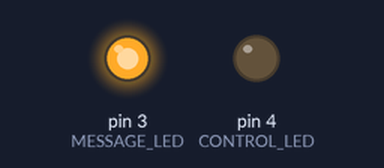
Bench run of a sketch on a simulated Arduino Uno, built with avr-gcc and run on an emulated ATmega328P. On the bench: output pins drawn as LEDs (lit = HIGH).

Above: at 4.2 s.
At 19.95 s:
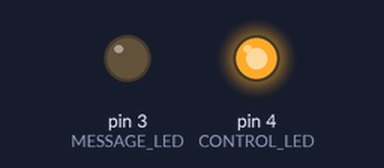
At 35.8 s:
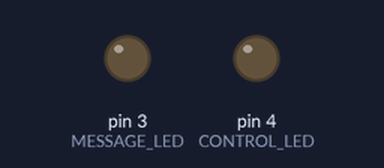
Timing chart, 0 to 40.0 s (numbered marks = the images above):
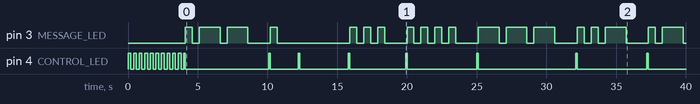

The sketch:

platypusconMessage.ino
```cpp
/**
 * platypusconMessage
 * 08.09.2016
 * idont
 * Encodes a message into morse and flashes it on the msg LED
 * The other LED stream works as a control message stream
 * (indicates start of a new char, or the whole msg)
 */

// pins
const int MESSAGE_LED = 3;
const int CONTROL_LED = 4;

// Set message
char msg[] = "We should all celebrate with extrabacon and epicbanana for breakfast. Tinfoilhat much?";

// Set up lengths of various properties - everything is based around dot
int dot = 500;              // short signal (aka dot)
int dash = dot * 3;         // long signal (aka dash)
int partSpace = dot;        // space between each part of a character
int charSpace = dot * 3;    // space between each character
int wordSpace = dot * 7;    // space between each word


void setup() {
  // Set output pins (no inputs for now)
  pinMode(MESSAGE_LED, OUTPUT);
  pinMode(CONTROL_LED, OUTPUT);
}


void loop() {
  // Flash to indicate the start of the message
  for (int i = 0; i < 10; i++) {
    digitalWrite(CONTROL_LED, HIGH);
    delay(200);
    digitalWrite(CONTROL_LED, LOW);
    delay(200);
  }

  // Fix the character
  for (int i = 0; i < sizeof(msg); i++) {
    char currChar = msg[i];
    currChar = toUpperCase(currChar);
    // Indicate a new character through the control LED
    digitalWrite(CONTROL_LED, HIGH);
    delay(100);
    digitalWrite(CONTROL_LED, LOW);
    encChar(currChar);
  }
}


// Encodes a character to morse and outputs it to the right LED
void encChar(char c) {
  switch (c) {
    case 'A':
      morseDot();
      delay(partSpace);
      morseDash();
      delay(charSpace);
      break;

    case 'B':
      morseDash();
      delay(partSpace);
      morseDot();
      delay(partSpace);
      morseDot();
      delay(partSpace);
      morseDot();
      delay(charSpace);
      break;

    case 'C':
      morseDash();
      delay(partSpace);
      morseDot();
      delay(partSpace);
      morseDash();
      delay(partSpace);
      morseDot();
      delay(charSpace);
      break;

    case 'D':
      morseDash();
      delay(partSpace);
      morseDot();
      delay(partSpace);
      morseDot();
      delay(charSpace);
      break;

    case 'E':
      morseDot();
      delay(charSpace);
      break;

    case 'F':
      morseDot();
      delay(partSpace);
      morseDot();
      delay(partSpace);
      morseDash();
      delay(partSpace);
      morseDot();
      delay(charSpace);
      break;

    case 'G':
      morseDash();
      delay(partSpace);
      morseDash();
      delay(partSpace);
      morseDot();
      delay(charSpace);
      break;

    case 'H':
      morseDot();
      delay(partSpace);
      morseDot();
      delay(partSpace);
      morseDot();
      delay(partSpace);
      morseDot();
      delay(charSpace);
      break;

    case 'I':
      morseDot();
      delay(partSpace);
      morseDot();
      delay(charSpace);
      break;

    case 'J':
      morseDot();
      delay(partSpace);
      morseDash();
      delay(partSpace);
      morseDash();
      delay(partSpace);
      morseDash();
      delay(charSpace);
      break;

    case 'K':
      morseDash();
      delay(partSpace);
      morseDot();
      delay(partSpace);
      morseDash();
      delay(charSpace);
      break;

    case 'L':
      morseDot();
      delay(partSpace);
      morseDash();
      delay(partSpace);
      morseDot();
      delay(partSpace);
      morseDot();
      delay(charSpace);
      break;

    case 'M':
      morseDash();
      delay(partSpace);
      morseDash();
      delay(charSpace);
      break;

    case 'N':
      morseDash();
      delay(partSpace);
      morseDot();
      delay(charSpace);
      break;

    case 'O':
      morseDash();
      delay(partSpace);
      morseDash();
      delay(partSpace);
      morseDash();
      delay(charSpace);
      break;

    case 'P':
      morseDot();
      delay(partSpace);
      morseDash();
      delay(partSpace);
      morseDash();
      delay(partSpace);
      morseDot();
      delay(charSpace);
      break;

    case 'Q':
      morseDash();
      delay(partSpace);
      morseDash();
      delay(partSpace);
      morseDot();
      delay(partSpace);
      morseDash();
      delay(charSpace);
      break;

    case 'R':
      morseDot();
      delay(partSpace);
      morseDash();
      delay(partSpace);
      morseDot();
      delay(charSpace);
      break;

    case 'S':
      morseDot();
      delay(partSpace);
      morseDot();
      delay(partSpace);
      morseDot();
      delay(charSpace);
      break;

    case 'T':
      morseDash();
      delay(charSpace);
      break;

    case 'U':
      morseDot();
      delay(partSpace);
      morseDot();
      delay(partSpace);
      morseDash();
      delay(charSpace);
      break;

    case 'V':
      morseDot();
      delay(partSpace);
      morseDot();
      delay(partSpace);
      morseDot();
      delay(partSpace);
      morseDash();
      delay(charSpace);
      break;

    case 'W':
      morseDot();
      delay(partSpace);
      morseDash();
      delay(partSpace);
      morseDash();
      delay(charSpace);
      break;

    case 'X':
      morseDash();
      delay(partSpace);
      morseDot();
      delay(partSpace);
      morseDot();
      delay(partSpace);
      morseDash();
      delay(charSpace);
      break;

    case 'Y':
      morseDash();
      delay(partSpace);
      morseDot();
      delay(partSpace);
      morseDash();
      delay(partSpace);
      morseDash();
      delay(charSpace);
      break;

    case 'Z':
      morseDash();
      delay(partSpace);
      morseDash();
      delay(partSpace);
      morseDot();
      delay(partSpace);
      morseDot();
      delay(charSpace);
      break;

    case '.':
      morseDot();
      delay(partSpace);
      morseDash();
      delay(partSpace);
      morseDot();
      delay(partSpace);
      morseDash();
      delay(partSpace);
      morseDot();
      delay(partSpace);
      morseDash();
      delay(charSpace);
      break;

    case ',':
      morseDash();
      delay(partSpace);
      morseDash();
      delay(partSpace);
      morseDot();
      delay(partSpace);
      morseDot();
      delay(partSpace);
      morseDash();
      delay(partSpace);
      morseDash();
      delay(charSpace);
      break;

    case '\'':
      morseDot();
      delay(partSpace);
      morseDash();
      delay(partSpace);
      morseDash();
      delay(partSpace);
      morseDash();
      delay(partSpace);
      morseDash();
      delay(partSpace);
      morseDot();
      delay(charSpace);
      break;

    case '"':
      morseDot();
      delay(partSpace);
      morseDash();
      delay(partSpace);
      morseDot();
      delay(partSpace);
      morseDot();
      delay(partSpace);
      morseDash();
      delay(partSpace);
      morseDot();
      delay(charSpace);
      break;

    case '?':
      morseDot();
      delay(partSpace);
      morseDot();
      delay(partSpace);
      morseDash();
      delay(partSpace);
      morseDash();
      delay(partSpace);
      morseDot();
      delay(partSpace);
      morseDot();
      delay(charSpace);
      break;

    case ' ':
      delay(wordSpace);
      break;

    default:
      delay(wordSpace); // Probably won't need this
  }

}

// Could merge this and dash into one function, but fuck it
void morseDot() {
  digitalWrite(MESSAGE_LED, HIGH);
  delay(dot);
  digitalWrite(MESSAGE_LED, LOW);
}

void morseDash() {
  digitalWrite(MESSAGE_LED, HIGH);
  delay(dash);
  digitalWrite(MESSAGE_LED, LOW);
}
```

Measured:
- by itself, pin 3 (MESSAGE_LED): LOW → HIGH at 4.1 s, → LOW 0.50 s later, → HIGH 0.50 s later, → LOW 1.5 s later, … (38 changes in this stretch)
- by itself, pin 4 (CONTROL_LED): LOW → HIGH at 0.00 s, → LOW 0.20 s later, → HIGH 0.20 s later, → LOW 0.20 s later, … (36 changes in this stretch)
